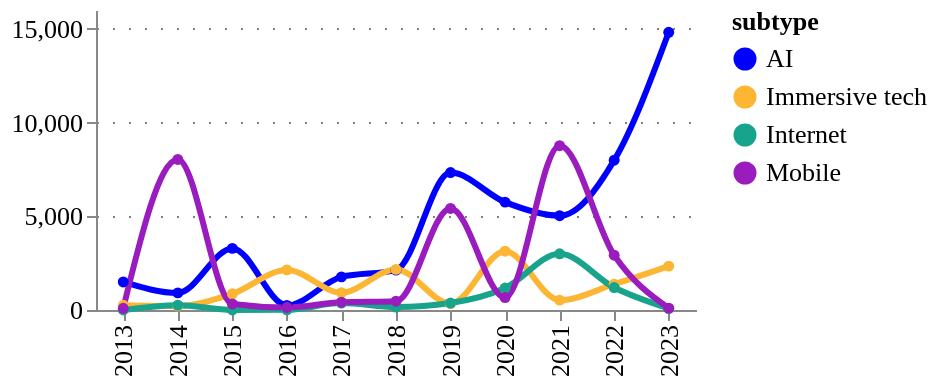

Notebook code cell kept with this figure:
### Code cell
fig = pu.ts_smooth(
    tech_subtype_ts,
    ["AI", "Immersive tech", "Internet", "Mobile"],
    variable= "amount",
    variable_title = "",
    category_column = column,
    width = 300,
    height = 150,
    legend_orient='right',
)
pu.configure_plots(fig)

### Figure 1 — Vega-Lite specification as saved in the notebook (floating-point values rounded to 4 significant figures)
{"config": {"title": {"font": "Averta", "anchor": "start"}, "subtitle": {"font": "Averta"}, "axis": {"labelFont": "Averta", "titleFont": "Averta", "gridColor": "grey", "gridDash": [1, 7], "labelFontSize": 13, "titleFontSize": 13}, "header": {"labelFont": "Averta", "titleFont": "Averta"}, "legend": {"labelFont": "Averta", "titleFont": "Averta", "labelFontSize": 13, "titleFontSize": 13}, "range": {"category": ["#0000FF", "#FDB633", "#18A48C", "#9A1BBE", "#EB003B", "#FF6E47", "#646363", "#0F294A", "#97D9E3", "#A59BEE", "#F6A4B7", "#D2C9C0", "#FFFFFF", "#000000"], "ordinal": {"scheme": ["#0000FF", "#FDB633", "#18A48C", "#9A1BBE", "#EB003B", "#FF6E47", "#646363", "#0F294A", "#97D9E3", "#A59BEE", "#F6A4B7", "#D2C9C0", "#FFFFFF", "#000000"]}}, "view": {"strokeWidth": 0}}, "data": {"name": "data-81aa410ff1c612b6334b13e7b0d9a2b7"}, "mark": {"type": "line", "interpolate": "monotone", "point": {"filled": true, "size": 30}, "size": 3, "strokeDash": [0]}, "encoding": {"color": {"field": "subtype", "legend": {"orient": "right"}, "scale": {}, "type": "nominal"}, "tooltip": [{"field": "year", "title": "Year", "type": "ordinal"}, {"field": "subtype", "type": "nominal"}, {"field": "amount", "format": ".3f", "title": "", "type": "quantitative"}], "x": {"field": "year", "title": "", "type": "ordinal"}, "y": {"field": "amount", "title": "", "type": "quantitative"}}, "height": 150, "title": {"anchor": "start", "text": "", "fontSize": 14, "subtitle": "", "subtitleFont": "Averta", "subtitleFontSize": 13}, "width": 300, "$schema": "https://vega.github.io/schema/vega-lite/v4.17.0.json", "datasets": {"data-81aa410ff1c612b6334b13e7b0d9a2b7": [{"year": 2013, "subtype": "AI", "counts": 1.0, "amount": 1498.0}, {"year": 2014, "subtype": "AI", "counts": 2.0, "amount": 912.9}, {"year": 2015, "subtype": "AI", "counts": 4.0, "amount": 3286.0}, {"year": 2016, "subtype": "AI", "counts": 3.0, "amount": 242.6}, {"year": 2017, "subtype": "AI", "counts": 8.0, "amount": 1767.0}, {"year": 2018, "subtype": "AI", "counts": 10.0, "amount": 2127.0}, {"year": 2019, "subtype": "AI", "counts": 14.0, "amount": 7329.0}, {"year": 2020, "subtype": "AI", "counts": 16.0, "amount": 5753.0}, {"year": 2021, "subtype": "AI", "counts": 8.0, "amount": 5031.0}, {"year": 2022, "subtype": "AI", "counts": 16.0, "amount": 7989.0}, {"year": 2023, "subtype": "AI", "counts": 8.0, "amount": 14810.0}, {"year": 2013, "subtype": "Immersive tech", "counts": 1.0, "amount": 250.0}, {"year": 2014, "subtype": "Immersive tech", "counts": 1.0, "amount": 215.8}, {"year": 2015, "subtype": "Immersive tech", "counts": 3.0, "amount": 864.1}, {"year": 2016, "subtype": "Immersive tech", "counts": 3.0, "amount": 2138.0}, {"year": 2017, "subtype": "Immersive tech", "counts": 4.0, "amount": 924.8}, {"year": 2018, "subtype": "Immersive tech", "counts": 6.0, "amount": 2166.0}, {"year": 2019, "subtype": "Immersive tech", "counts": 4.0, "amount": 343.2}, {"year": 2020, "subtype": "Immersive tech", "counts": 9.0, "amount": 3135.0}, {"year": 2021, "subtype": "Immersive tech", "counts": 4.0, "amount": 527.3}, {"year": 2022, "subtype": "Immersive tech", "counts": 4.0, "amount": 1374.0}, {"year": 2023, "subtype": "Immersive tech", "counts": 3.0, "amount": 2339.0}, {"year": 2013, "subtype": "Internet", "counts": 0.0, "amount": 0.0}, {"year": 2014, "subtype": "Internet", "counts": 2.0, "amount": 257.9}, {"year": 2015, "subtype": "Internet", "counts": 1.0, "amount": 5.0}, {"year": 2016, "subtype": "Internet", "counts": 1.0, "amount": 9.99}, {"year": 2017, "subtype": "Internet", "counts": 3.0, "amount": 368.1}, {"year": 2018, "subtype": "Internet", "counts": 2.0, "amount": 153.8}, {"year": 2019, "subtype": "Internet", "counts": 4.0, "amount": 370.5}, {"year": 2020, "subtype": "Internet", "counts": 4.0, "amount": 1170.0}, {"year": 2021, "subtype": "Internet", "counts": 6.0, "amount": 2997.0}, {"year": 2022, "subtype": "Internet", "counts": 2.0, "amount": 1197.0}, {"year": 2023, "subtype": "Internet", "counts": 2.0, "amount": 79.51}, {"year": 2013, "subtype": "Mobile", "counts": 1.0, "amount": 90.49}, {"year": 2014, "subtype": "Mobile", "counts": 3.0, "amount": 8031.0}, {"year": 2015, "subtype": "Mobile", "counts": 3.0, "amount": 324.4}, {"year": 2016, "subtype": "Mobile", "counts": 4.0, "amount": 137.9}, {"year": 2017, "subtype": "Mobile", "counts": 5.0, "amount": 414.9}, {"year": 2018, "subtype": "Mobile", "counts": 3.0, "amount": 468.5}, {"year": 2019, "subtype": "Mobile", "counts": 5.0, "amount": 5417.0}, {"year": 2020, "subtype": "Mobile", "counts": 8.0, "amount": 663.2}, {"year": 2021, "subtype": "Mobile", "counts": 5.0, "amount": 8765.0}, {"year": 2022, "subtype": "Mobile", "counts": 3.0, "amount": 2924.0}, {"year": 2023, "subtype": "Mobile", "counts": 2.0, "amount": 100.0}]}}
